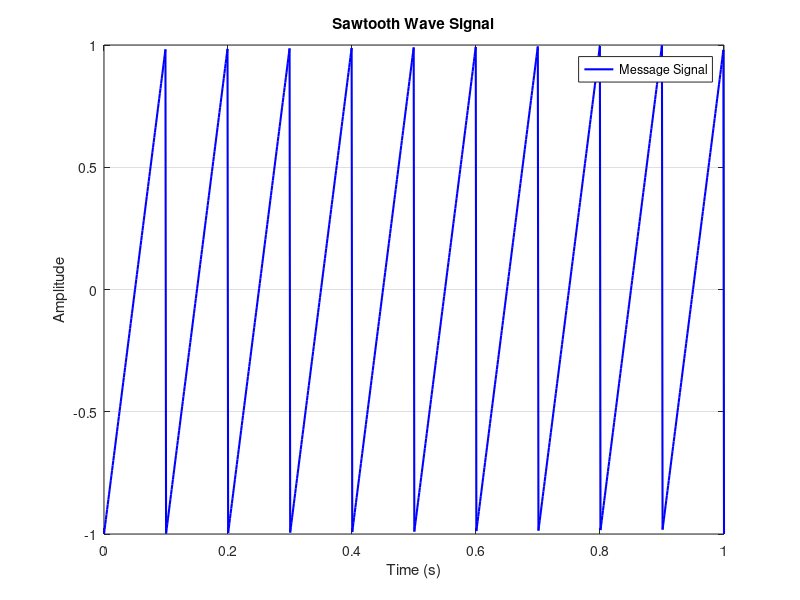
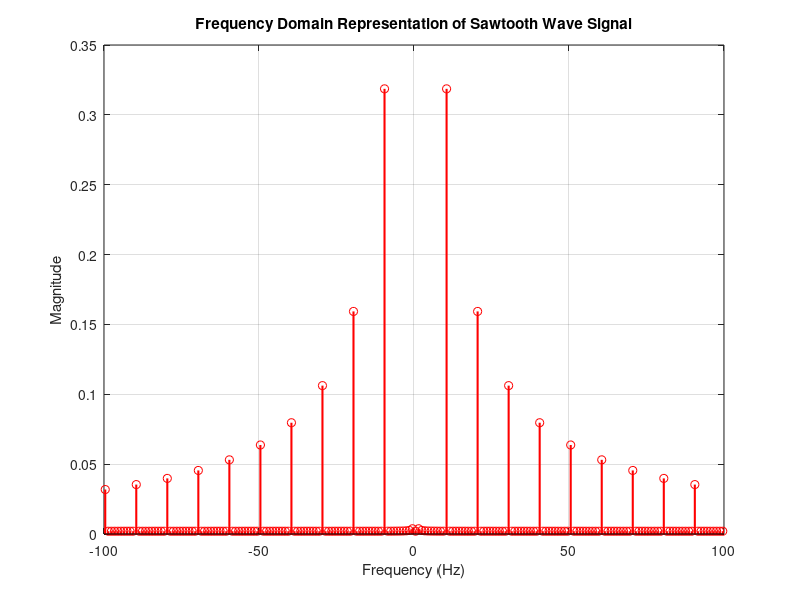
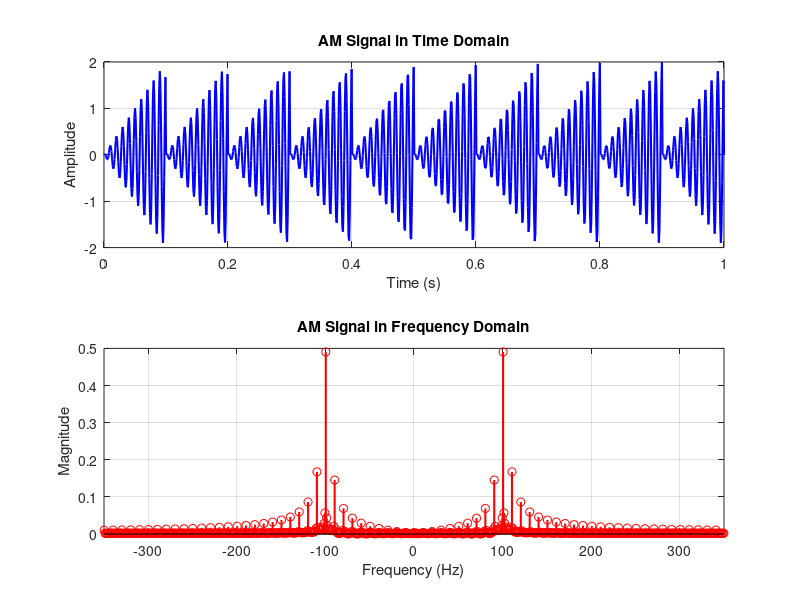
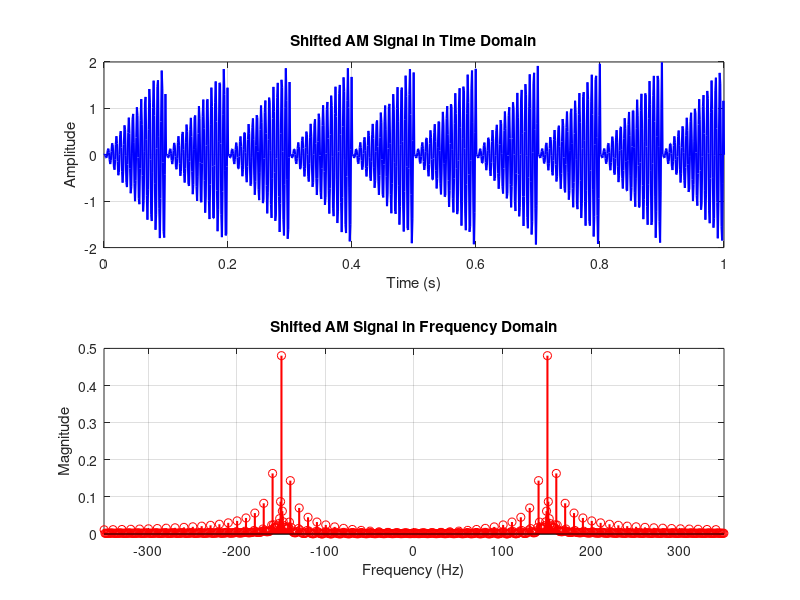

Write MATLAB code to recreate these figures, in order.
clc;
clear all;
close all;
% Define the parameters
T = 1/10; % Period of the sawtooth wave (fundamental frequency 10 Hz)
t = linspace(0, 1, 1000); % Time vector

% Define the sawtooth wave function with amplitude 1 V
x = @(t) sawtooth(2*pi/T*t);

% Plot the sawtooth wave signal
figure;
plot(t, x(t), 'b', 'LineWidth', 1.5);
xlabel('Time (s)');
ylabel('Amplitude');
title('Sawtooth Wave Signal');
grid on;
legend('Message Signal');

% Calculate the Fourier Transform of the signal
Fs = 1000; % Sampling frequency (1 kHz)
X = fft(x(t));
frequencies = linspace(-Fs/2, Fs/2, length(X));

% Plot the signal in the frequency domain
figure;
stem(frequencies, abs(fftshift(X))/length(X), 'r', 'LineWidth', 1.5);
xlabel('Frequency (Hz)');
ylabel('Magnitude');
title('Frequency Domain Representation of Sawtooth Wave Signal');
grid on;
xlim([-100,100]);

% Define the carrier frequency and modulation index
fc = 100; % Carrier frequency in Hz
fm = 10; % Modulating frequency in Hz
m = 1; % Modulation index

% Time vector
t = linspace(0, 1, 1000);

% Carrier signal
carrier = cos(2*pi*fc*t);

% Modulating signal (sawtooth wave with 10 Hz fundamental frequency)
modulating = sawtooth(2*pi*fm*t);

% AM signal
AM_signal = (1 + m*modulating) .* carrier;

% Plot the AM signal in the time domain
figure;
subplot(2, 1, 1);
plot(t, AM_signal, 'b', 'LineWidth', 1.5);
xlabel('Time (s)');
ylabel('Amplitude');
title('AM Signal in Time Domain');
grid on;

% Calculate the Fourier Transform of the AM signal
Fs = 1000; % Sampling frequency (1 kHz)
AM_signal_fft = fft(AM_signal);
frequencies = linspace(-Fs/2, Fs/2, length(AM_signal_fft));

% Plot the AM signal in the frequency domain
subplot(2, 1, 2);
stem(frequencies, abs(fftshift(AM_signal_fft))/length(AM_signal_fft), 'r', 'LineWidth', 1.5);
xlabel('Frequency (Hz)');
ylabel('Magnitude');
title('AM Signal in Frequency Domain');
grid on;
xlim([-350,350]);

% Shift the carrier frequency to 150 Hz
fc = 150; % New carrier frequency in Hz
carrier = cos(2*pi*fc*t);
AM_signal = (1 + m*modulating) .* carrier;

% Plot the shifted AM signal in the time domain
figure;
subplot(2, 1, 1);
plot(t, AM_signal, 'b', 'LineWidth', 1.5);
xlabel('Time (s)');
ylabel('Amplitude');
title('Shifted AM Signal in Time Domain');
grid on;

% Calculate the Fourier Transform of the shifted AM signal
AM_signal_fft = fft(AM_signal);

% Plot the shifted AM signal in the frequency domain
subplot(2, 1, 2);
stem(frequencies, abs(fftshift(AM_signal_fft))/length(AM_signal_fft), 'r', 'LineWidth', 1.5);
xlabel('Frequency (Hz)');
ylabel('Magnitude');
title('Shifted AM Signal in Frequency Domain');
grid on;
xlim([-350,350]);

% Define the carrier frequency and modulation index
fc = 100; % Carrier frequency in Hz
fm = 10; % Modulating frequency in Hz
m = 1; % Modulation index

% Time vector
t = linspace(0, 1, 1000);

% Carrier signal
carrier = cos(2*pi*fc*t);

% Modulating signal (sawtooth wave with 10 Hz fundamental frequency)
modulating = sawtooth(2*pi*fm*t);

% AM signal
AM_signal = (1 + m*modulating) .* carrier;

% Envelope recovery
envelope = abs(hilbert(AM_signal));

% Plot the AM signal and envelope recovery output
figure;
plot(t, AM_signal, 'b', 'LineWidth', 1.5);
hold on;
plot(t, envelope, 'r', 'LineWidth', 1.5);
hold off;
xlabel('Time (s)');
ylabel('Amplitude');
legend('AM signal','Envelope Recovery Output')
grid on;
xlim([0,0.25]);

% Original modulating signal (sawtooth wave with 10 Hz fundamental frequency)
original_modulating = sawtooth(2*pi*fm*t);

% Recovered message signal (envelope recovery output)
recovered_message = envelope - 1;

% Plot the original and recovered message signals
figure;
plot(t, modulating, 'b', 'LineWidth', 1.5);
hold on;
stem(t, recovered_message, 'r', 'LineWidth', 0.1, 'Marker', 'o', 'LineStyle', 'none');
hold off;
xlabel('Time (s)');
ylabel('Amplitude');
title('Original and Recovered Message Signals');
legend('Original Message Signal', 'Recovered Message Signal');
grid on;
xlim([0,0.25]);
ylim([-2,2]);